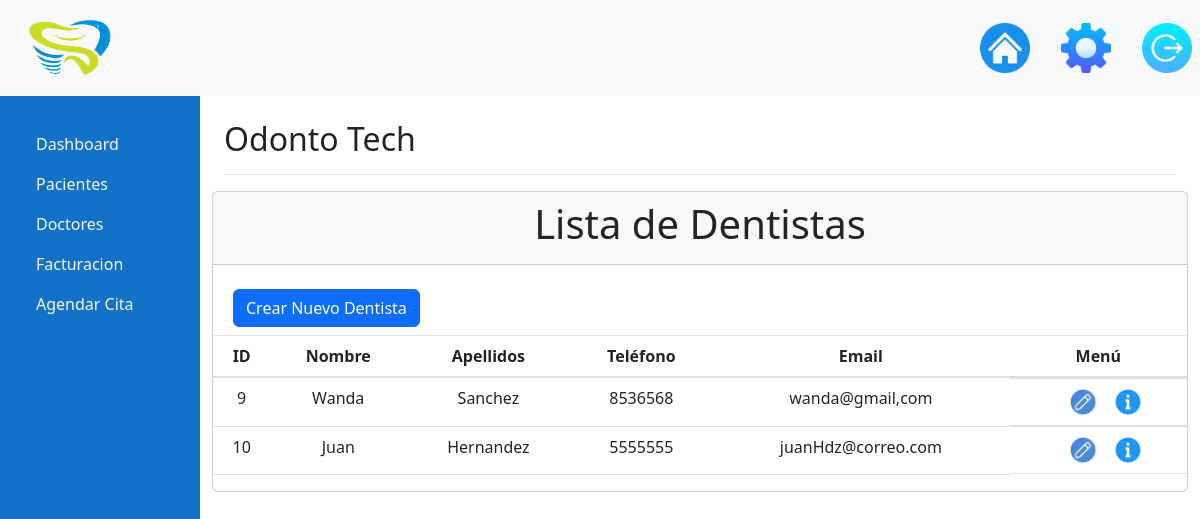
Page /Dentistas/dentistas/ (signed in) on the committed database.
### Pacientes/models.py (models this page shows, shortened)
class Dentistas(models.Model):
    DentistasID = models.AutoField(primary_key=True)
    DentistasNombre = models.CharField(max_length=100, null=False, blank=False, verbose_name="Nombre")
    DentistasApellido = models.CharField(max_length=100, null=False, blank=False, verbose_name="Apellidos")
    DentistasEspecialidad = models.CharField(max_length=100, null=False, blank=False, verbose_name="Especialidad")
    DentistasTelefono = models.CharField(max_length=10, null=False, blank=False, verbose_name="Teléfono")
    DentistasEmail = models.CharField(max_length=100, null=False, blank=False, verbose_name="Email")
    DentistasEmailNormalizado = models.CharField(max_length=100, null=False, blank=False, verbose_name="Email Normalizado")
    class Meta:
        verbose_name_plural = "Dentistas"

### Dentistas/views.py (the view)
# urls.py: path("dentistas/", views.listar_dentistas, name='Lista_Dentistas'),
def listar_dentistas(request):
    dentistas = Dentistas.objects.all()
    return render(request, 'lista_dentistas.html', {'dentistas': dentistas})

### templates/lista_dentistas.html
{% extends 'base.html' %}
{% block content %}
    <div class="card row">
        <div class="card-header">
            <h1 class="text-center">Lista de Dentistas</h1>
        </div>
        <div class="row pt-4 pb-2">
            <div class="col-12 ml-2">
                <a href="{% url 'Insertar_Dentista' %}" class="btn btn-primary me-2">Crear Nuevo Dentista</a>
            </div>
        </div>
        <table class="table">
            <thead>
                <tr>
                    <th scope="col">ID</th>
                    <th scope="col">Nombre</th>
                    <th scope="col">Apellidos</th>
                    <th scope="col">Teléfono</th>
                    <th scope="col">Email</th>
                    <th scope="col">Menú</th>
                </tr>
            </thead>
            <tbody>
                {% for dentista in dentistas %}
                    <tr>
                        <td>{{ dentista.DentistasID }}</td>
                        <td>{{ dentista.DentistasNombre }}</td>
                        <td>{{ dentista.DentistasApellido }}</td>
                        <td>{{ dentista.DentistasTelefono }}</td>
                        <td>{{ dentista.DentistasEmail }}</td>
                        <td class="edit_menu">
                            <a href="{% url 'edit_dentista' pk=dentista.DentistasID %}">
                                <img class="icon-edit" src="/media/Logo/Icons/edit.png" alt="Editar">
                            </a>
                            <a href="{% url 'dentista_information' dentista_id=dentista.DentistasID %}">
                                <img class="icon-edit" src="/media/Logo/Icons/information.png" alt="Información">
                            </a>
                        </td>
                    </tr>
                {% endfor %}
            </tbody>
        </table>
    </div>
{% endblock %}

### templates/base.html (style rules this page uses)
body { padding-top: 56px; }
a { color: white; }
img { width: 100px; height: 60px; margin-left: 15px; }
.icon-edit { width: 30px; height: 30px; }
.edit_menu { list-style-type: none; display: flex; justify-content: center; }
th { text-align: center; }
td { text-align: center; }

### rows in the picture
Dentistas: DentistasID "9", DentistasNombre "Wanda", DentistasApellido "Sanchez", DentistasTelefono "8536568", DentistasEmail "wanda@gmail,com"
Dentistas: DentistasID "10", DentistasNombre "Juan", DentistasApellido "Hernandez", DentistasTelefono "5555555", DentistasEmail "juanHdz@correo.com"
